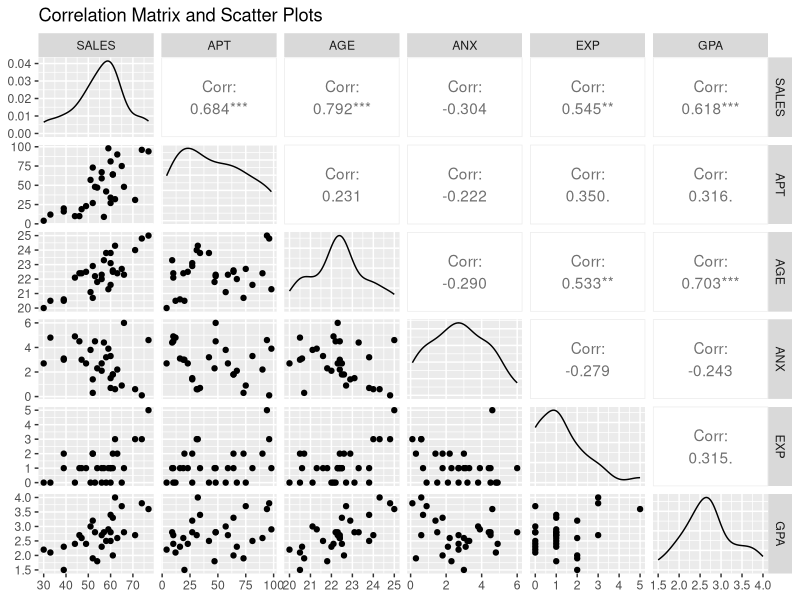

Reproduce this figure in R.
## ---- chunk 1
library(data.table) # an extension of "data.frame"
library(GGally)
knitr::opts_chunk$set(tidy.opts = list(width.cutoff = 60),
               tidy = TRUE,
               warning = FALSE,
               message = FALSE,
               echo = TRUE,
               fig.width = 10,
               fig.align ='center')
## ---- chunk 2
data <- fread(file = "sales.txt") # Data is read from file
rmarkdown::paged_table(data) # Print data
## ---- chunk 3
ggpairs(data, title = "Correlation Matrix and Scatter Plots")
## ---- chunk 4
currentmodel <- lm(formula = SALES ~ AGE, data = data) # Initial (based) model
summary(currentmodel) # Print summary  of the model
## ---- chunk 5
anova(currentmodel, lm(formula = SALES ~ AGE + APT, data = data))
anova(currentmodel, lm(formula = SALES ~ AGE + ANX, data = data))
anova(currentmodel, lm(formula = SALES ~ AGE + EXP, data = data))
anova(currentmodel, lm(formula = SALES ~ AGE + GPA, data = data))
## ---- chunk 6
currentmodel <- lm(formula = SALES ~ AGE + APT, data = data) # Update currentmodel
summary(currentmodel) # Print summary  of the model
## ---- chunk 7
anova(currentmodel,  lm(formula = SALES ~ APT, data = data))
## ---- chunk 8
anova(currentmodel, lm(formula = SALES ~ AGE + APT + ANX, data = data))
anova(currentmodel, lm(formula = SALES ~ AGE + APT + EXP, data = data))
anova(currentmodel, lm(formula = SALES ~ AGE + APT + GPA, data = data))
## ---- chunk 9
summary(currentmodel) # Print summary  of the model
## ---- chunk 10
model2 <- step(object = lm(formula = SALES ~ ., data = data), direction = "both")
summary(model2) # Print summary  of the model
## ---- chunk 11
model_gpa <- lm(formula = SALES ~ AGE + APT + GPA, data = data)
summary(model_gpa) # Print summary  of the model
